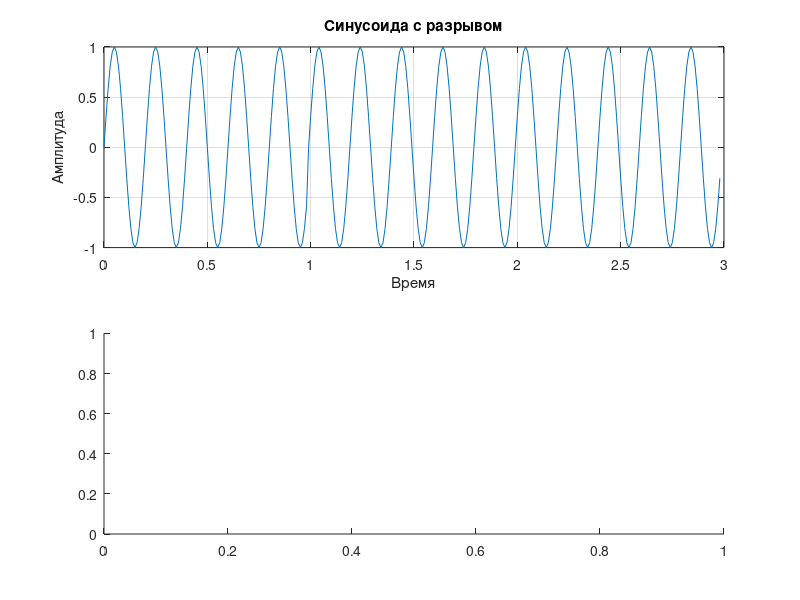

Here is the MATLAB script that generated this plot: (Note: this script raises an error after producing the figure.)
clear, clc, close all

fs = 100;
ts = 0: 1/fs : 3-1/fs;

x = sin(2*pi*5*ts);

% убираем из сигнала отсчёт с индексом 100
x(100) = [];

subplot(2,1,1)
plot(ts(1:length(ts)-1),x), grid on, title('Синусоида с разрывом')
xlabel('Время'), ylabel('Амплитуда')

% чтобы построить результаты функции cwt внутри subplot,
% приходится немного потанцевать с бубном
subplot(2,1,2)
[cfs,frq] = cwt(x,'amor',fs);
tms = (0:numel(x)-1)/fs;

surface(tms,frq,abs(cfs))
axis tight
shading flat
title('Вейвлет-преобразование')
xlabel('Время'), ylabel('Частота')